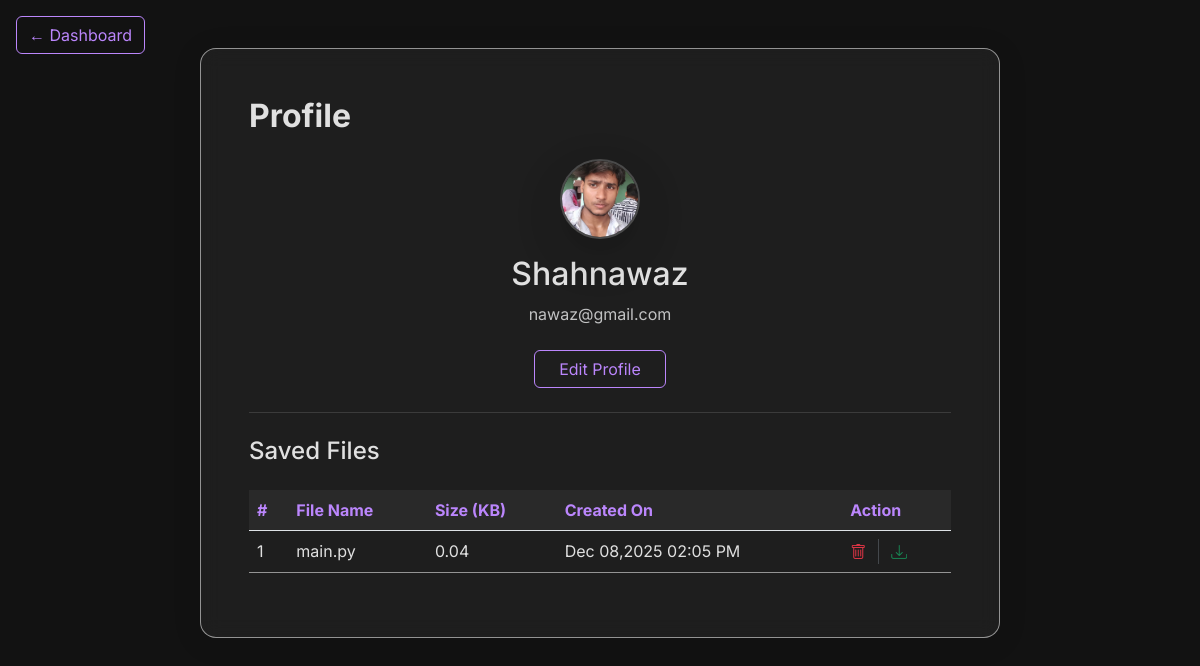
Screenshot of /profile/ (signed in) with the database file from the repository.
### mainapp/models.py (models this page shows, shortened)
class OurUser(AbstractUser):
    username = None
    email = models.EmailField(unique=True)
    name = models.CharField(max_length=100)
    profile_photo = models.ImageField(
        upload_to='profile_photos/',
        default='profile_photos/default.png',
        blank=True,
        null=True
    )
    editor_theme = models.CharField(max_length=50, default='vs-dark')
    USERNAME_FIELD = 'email'
    REQUIRED_FIELDS = ['name']
    objects = CustomUserManager()

class UserFile(models.Model):
    user = models.ForeignKey(settings.AUTH_USER_MODEL, on_delete=models.CASCADE)
    file_name = models.CharField(max_length=255)
    file_path = models.CharField(max_length=500)
    file_size = models.FloatField(default=0.0)  # size in KB
    created_at = models.DateTimeField(auto_now_add=True)
    def size_in_kb(self):
        return round(self.file_size, 2)

### mainapp/views.py (the view)
# urls.py: path('profile/', views.profilepage, name="profile"),
@login_required
def profilepage(request):
    files = UserFile.objects.filter(user=request.user)
    return render(request, 'profile.html', {'files': files})

### mainapp/templates/profile.html (shortened to what this page needs)
{% load static %}
<!DOCTYPE html>
<html lang="en">
<head>
    <link href="{% static 'styles/bootstrap.min.css' %}" rel="stylesheet">
    <link href="{% static 'styles/theme.css' %}" rel="stylesheet">
    <link rel="stylesheet" href="https://cdnjs.cloudflare.com/ajax/libs/bootstrap/5.3.8/css/bootstrap-grid.min.css"
 />
    <link rel="stylesheet" href="https://cdn.jsdelivr.net/npm/bootstrap-icons@1.11.1/font/bootstrap-icons.css">
</head>
<body>
    <div class="container py-5 text-center">
        <div class="glass-panel p-5 mx-auto" style="max-width: 800px;">
            <h2 class="fw-bold text-start mb-4"> Profile </h2>
            <div class="mx-auto mb-3 shadow-lg rounded-circle overflow-hidden position-relative"
                style="width: 80px; height: 80px; border: 2px solid rgba(255,255,255,0.2);">
                {% if request.user.profile_photo and "default.png" not in request.user.profile_photo.url %}
                <img src="{{ request.user.profile_photo.url }}" class="w-100 h-100 object-fit-cover">
                {% else %}
                <div class="w-100 h-100 d-flex align-items-center justify-content-center text-white fw-bold fs-2"
                    style="background: linear-gradient(135deg, var(--primary-purple), var(--primary-purple-dark));">
                    {{ request.user.name|slice:":1"|upper }}
                </div>
                {% endif %}
            </div>
            <h2 class="mb-2 text-center">{{ request.user.name }}</h2>
            <p class="text-light text-center mb-4 opacity-75">{{ request.user.email }}</p>
            <button type="button" class="btn btn-outline-glass px-4" onclick="openProfileModal()">Edit Profile</button>
            <hr class="my-4" style="border-color: var(--glass-border);">
            <h4 class="mb-4 text-start">Saved Files</h4>
            {% if files %}
            <div class="table-responsive">
                <table class="table table-hover text-start" style="color: var(--text-light);">
                    <thead style="background-color: rgba(255,255,255,0.05);">
                        <tr>
                            <th style="background: transparent; color: var(--primary-purple);"> # </th>
                            <th style="background: transparent; color: var(--primary-purple);">File Name</th>
                            <th style="background: transparent; color: var(--primary-purple);">Size (KB)</th>
                            <th style="background: transparent; color: var(--primary-purple);">Created On</th>
                            <th style="background: transparent; color: var(--primary-purple);">Action </th>
                        </tr>
                    </thead>
                    <tbody>
                        {% for file in files %}
                        <tr style="border-color: var(--glass-border);">
                            <td style="background: transparent; color: var(--text-light);">{{ forloop.counter }}</td>
                            <td style="background: transparent; color: var(--text-light);">{{ file.file_name }}</td>
                            <td style="background: transparent; color: var(--text-light);">{{ file.size_in_kb }}</td>
                            <td style="background: transparent; color: var(--text-light);">
                                {{ file.created_at|date:"M d,Y h:i A" }}</td>
                            <td style="background: transparent;">
                                <div class="d-flex align-items-center gap-2">
                                    <form method="POST" action="{% url 'delete_file' file.id %}"
                                        style="display:inline;">
                                        <button type="submit"
                                            class="btn btn-sm p-0 border-0 bg-transparent text-danger shadow-none"
                                            onclick="return confirm('Do you really want to delete \'{{ file.file_name }}\' ?');"
                                            title="Delete">
                                            <i class="bi bi-trash fs-6"></i>
                                        </button>
                                    </form>
                                    <form method="GET" action="{% url 'download_file' file.id %}"
                                        style="display:inline;">
                                        <button type="submit"
                                            class="btn btn-sm p-0 border-0 bg-transparent text-success shadow-none"
                                            title="Download">
                                            <i class="bi bi-download fs-6"></i>
                                        </button>
                                    </form>
                                </div>
                            </td>
                        </tr>
                        {% endfor %}
                    </tbody>
                </table>
            </div>
            {% else %}
            <p class="text-muted">No files created yet.</p>
            {% endif %}
        </div>
    </div>
    <div class="fixed-top p-3">
        <a href="{% url 'dashboard' %}" class="btn btn-outline-glass">
            &larr; Dashboard
        </a>
    </div>
</body>
</html>

### mainapp/static/styles/theme.css (style rules this page uses)
:root { --bg-dark: #121212; --bg-dark-secondary: #1e1e1e; --primary-purple: #bb86fc; --primary-purple-dark: #3700b3; --accent-teal: #03dac6; --text-light: #e0e0e0; --text-muted: #a0a0a0; --glass-bg: rgba(255, 255, 255, 0.05); --glass-border: rgba(255, 255, 255, 0.527); --glass-shadow: 0 4px 30px rgba(0, 0, 0, 0.1); --glass-blur: 10px; --navbar-bg: rgba(18, 18, 18, 0.95); }
body { background-color: var(--bg-dark); color: var(--text-light); font-family: 'Inter', sans-serif; }
.glass-panel { background: var(--glass-bg); border-radius: 16px; box-shadow: var(--glass-shadow); backdrop-filter: blur(var(--glass-blur)); -webkit-backdrop-filter: blur(var(--glass-blur)); border: 1px solid var(--glass-border); }
button, .btn { transition: all 0.3s cubic-bezier(0.25, 0.8, 0.25, 1); position: relative; overflow: hidden; }
.btn-outline-glass { background: transparent; border: 1px solid var(--primary-purple); color: var(--primary-purple); }
h1, h2, h3, h4, h5, h6 { color: var(--text-light); }

### rows the page displays
OurUser: user.profile_photo (picture), user.name "Shahnawaz", user.email "nawaz@gmail.com"
UserFile: file_name "main.py", size_in_kb "0.04", created_at "Dec 08,2025 02:05 PM"
